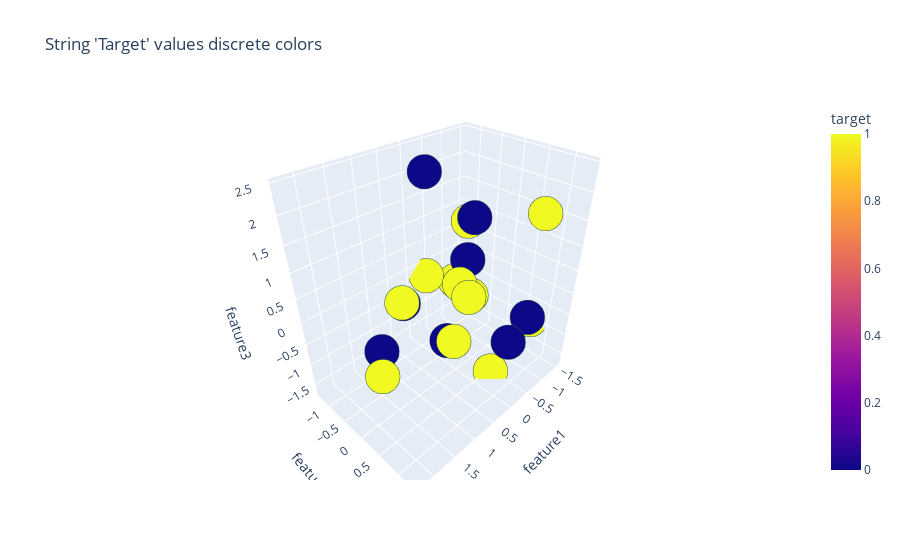

Notebook code for this chart:
### Code cell
from plotly import express as px
#fig = px.scatter_3d(df, x=df['feature1'], y =df['feature2'], z = df['feature3'], color=df['target'].astype('str'))
fig = px.scatter_3d(df_1, x="feature1", y="feature2",z ="feature3",color="target",
                 title="String 'Target' values discrete colors")
fig.update_traces(marker=dict(size=12,line=dict(width=2,color='DarkSlateGrey')),selector=dict(mode='markers'))

fig.show()

### Figure 1 — Plotly figure (JSON) as saved in the notebook; plotly's stock layout.template omitted (floating-point values rounded to 4 significant figures)
{"data": [{"hovertemplate": "feature1=%{x}<br>feature2=%{y}<br>feature3=%{z}<br>target=%{marker.color}<extra></extra>", "legendgroup": "", "marker": {"color": [1, 1, 0, 0, 0, 0, 1, 0, 0, 1, 0, 0, 1, 1, 0, 1, 1, 0, 1, 0, 0, 0, 1, 1, 1, 1, 0, 0, 1, 1, 1, 0, 1, 0, 0, 1, 0, 1, 1, 0], "coloraxis": "coloraxis", "line": {"color": "DarkSlateGrey", "width": 2}, "size": 12, "symbol": "circle"}, "mode": "markers", "name": "", "scene": "scene", "showlegend": false, "type": "scatter3d", "x": [0.1977, -0.9092, -0.8569, 0.7931, 0.1007, -1.511, 1.562, -0.1011, -0.3633, -0.2521, -0.7002, -0.9092, 0.4412, -1.511, -0.3588, -0.5775, -0.8569, 2.26, -0.3633, 1.292, -0.3363, 0.4412, 2.26, 0.9964, -0.1011, -0.3363, -0.3299, 1.562, 1.292, -0.3299, -0.7002, 0.9964, 0.2213, 0.1977, 0.2213, 0.7931, -0.2521, -0.3588, 0.1007, -0.5775], "y": [1.335, -0.5916, -0.8719, -0.6316, 0.3554, 0.6448, -0.3059, -0.05231, 0.003289, 0.1096, 1.151, -0.5916, -0.3309, 0.6448, 0.6035, 1.152, -0.8719, 0.6566, 0.003289, 1.139, -0.1006, -0.3309, 0.6566, 0.7124, -0.05231, -0.1006, -1.193, -0.3059, 1.139, -1.193, 1.151, 0.7124, -1.311, 1.335, -1.311, -0.6316, 0.1096, 0.6035, 0.3554, 1.152], "z": [-0.08688, 0.1876, -0.4225, -0.006195, 0.2696, -0.9806, -0.4777, 0.2492, -0.1059, 1.582, 1.857, 0.1876, 2.431, -0.9806, -1.665, -0.1072, -0.4225, 0.1248, -0.1059, 0.4944, 1.413, 2.431, 0.1248, 0.05914, 0.2492, 1.413, -0.2049, -0.4777, 0.4944, -0.2049, 1.857, 0.05914, -0.6896, -0.08688, -0.6896, -0.006195, 1.582, -1.665, 0.2696, -0.1072]}], "layout": {"coloraxis": {"colorbar": {"title": {"text": "target"}}, "colorscale": [[0, "#0d0887"], [0.1111, "#46039f"], [0.2222, "#7201a8"], [0.3333, "#9c179e"], [0.4444, "#bd3786"], [0.5556, "#d8576b"], [0.6667, "#ed7953"], [0.7778, "#fb9f3a"], [0.8889, "#fdca26"], [1, "#f0f921"]]}, "legend": {"tracegroupgap": 0}, "scene": {"domain": {"x": [0, 1], "y": [0, 1]}, "xaxis": {"title": {"text": "feature1"}}, "yaxis": {"title": {"text": "feature2"}}, "zaxis": {"title": {"text": "feature3"}}}, "title": {"text": "String 'Target' values discrete colors"}}}
